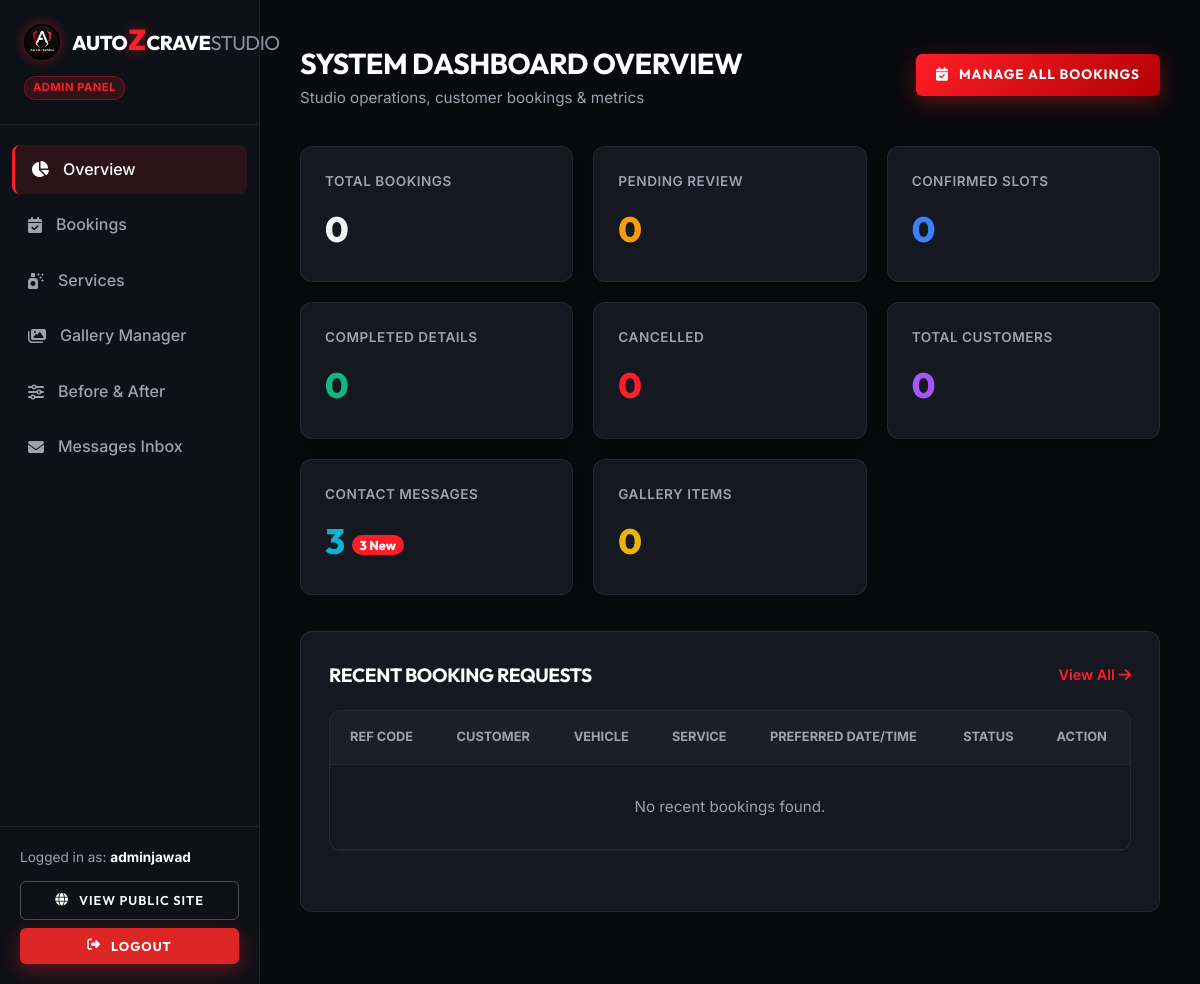
Page /admin/ (signed in) on the earlier database version.
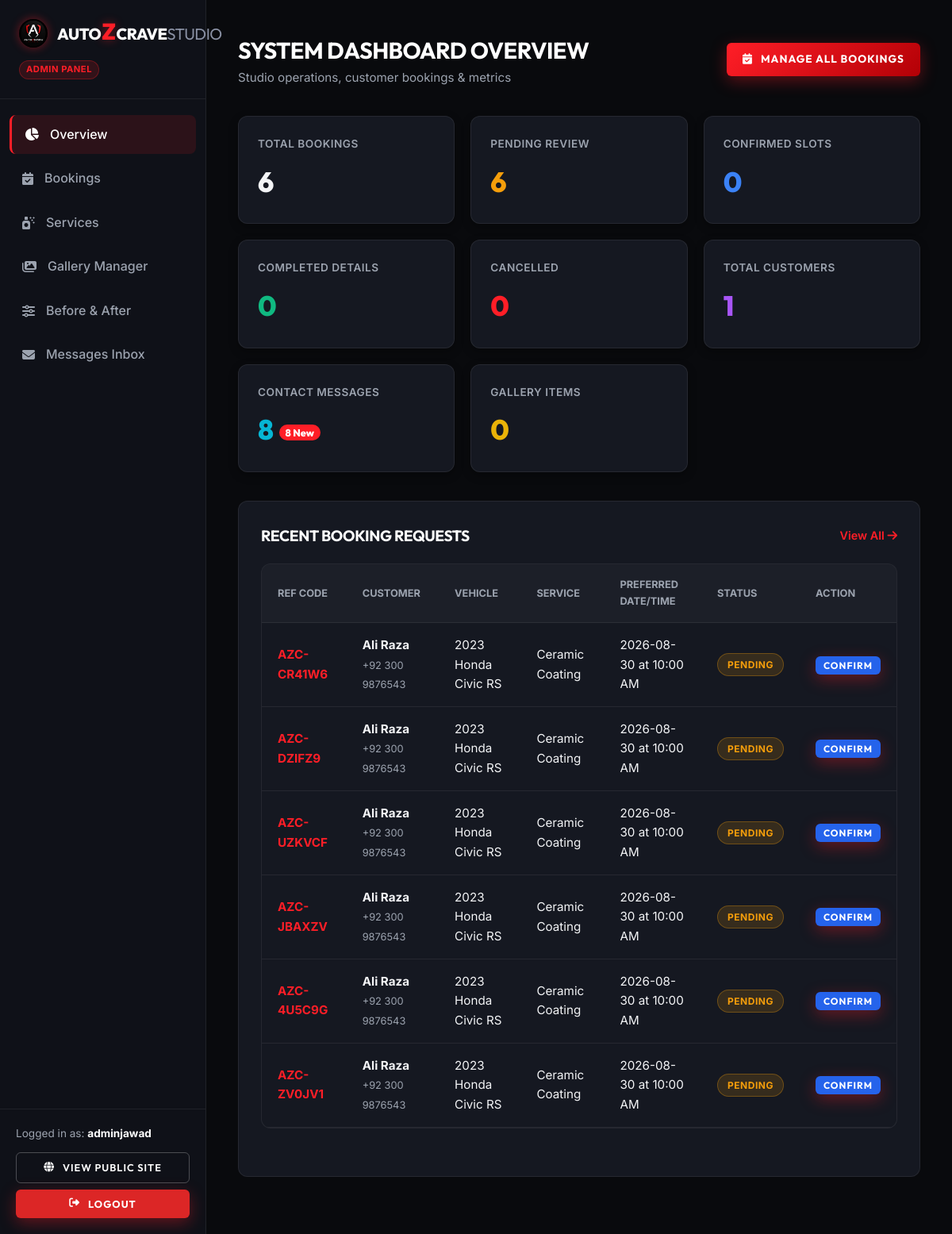
Same page on the later database version.
### models/user.py (models this page shows, shortened)
class User(UserMixin, db.Model):
    __tablename__ = 'users'
    id = db.Column(db.Integer, primary_key=True)
    name = db.Column(db.String(100), nullable=False)
    email = db.Column(db.String(120), unique=True, nullable=False, index=True)
    password_hash = db.Column(db.String(256), nullable=False)
    role = db.Column(db.String(20), nullable=False, default='customer')  # 'admin' or 'customer'
    created_at = db.Column(db.DateTime, default=datetime.utcnow)
    def is_admin(self):
        return self.role == 'admin'

### models/booking.py (models this page shows, shortened)
class Booking(db.Model):
    __tablename__ = 'bookings'
    id = db.Column(db.Integer, primary_key=True)
    reference_code = db.Column(db.String(20), unique=True, nullable=False, default=generate_booking_ref, index=True)
    customer_name = db.Column(db.String(100), nullable=False)
    customer_email = db.Column(db.String(120), nullable=False)
    customer_phone = db.Column(db.String(30), nullable=False)
    vehicle_make = db.Column(db.String(50), nullable=False)
    vehicle_model = db.Column(db.String(50), nullable=False)
    vehicle_year = db.Column(db.String(10), nullable=False)
    service_id = db.Column(db.Integer, db.ForeignKey('services.id'), nullable=False)
    preferred_date = db.Column(db.String(20), nullable=False)
    preferred_time = db.Column(db.String(20), nullable=False)
    additional_notes = db.Column(db.Text, nullable=True)
    status = db.Column(db.String(20), default='Pending', nullable=False)  # Pending, Confirmed, Completed, Cancelled
    created_at = db.Column(db.DateTime, default=datetime.utcnow)

### models/service.py (models this page shows, shortened)
class Service(db.Model):
    __tablename__ = 'services'
    id = db.Column(db.Integer, primary_key=True)
    name = db.Column(db.String(100), nullable=False)
    description = db.Column(db.Text, nullable=False)
    price = db.Column(db.String(50), nullable=True)  # e.g., "PKR 45,000" or "Starting PKR 30,000"
    duration = db.Column(db.String(50), nullable=True)  # e.g., "1 - 2 Days"
    image = db.Column(db.String(255), nullable=True)
    is_active = db.Column(db.Boolean, default=True, nullable=False)
    created_at = db.Column(db.DateTime, default=datetime.utcnow)
    bookings = db.relationship('Booking', backref='service', lazy=True, cascade='all, delete-orphan')

### routes/admin.py (the view)
@admin_bp.route('/')
@admin_required
def dashboard():
    total_bookings = Booking.query.count()
    pending_bookings = Booking.query.filter_by(status='Pending').count()
    confirmed_bookings = Booking.query.filter_by(status='Confirmed').count()
    completed_bookings = Booking.query.filter_by(status='Completed').count()
    cancelled_bookings = Booking.query.filter_by(status='Cancelled').count()
    total_messages = ContactMessage.query.count()
    unread_messages = ContactMessage.query.filter_by(status='Unread').count()
    total_gallery = GalleryItem.query.count()
    unique_customers = db.session.query(Booking.customer_email).distinct().count()
    recent_bookings = Booking.query.order_by(Booking.created_at.desc()).limit(8).all()
    recent_messages = ContactMessage.query.order_by(ContactMessage.created_at.desc()).limit(5).all()
    return render_template('admin/dashboard.html',
                           total_bookings=total_bookings,
                           pending_bookings=pending_bookings,
                           confirmed_bookings=confirmed_bookings,
                           completed_bookings=completed_bookings,
                           cancelled_bookings=cancelled_bookings,
                           total_messages=total_messages,
                           unread_messages=unread_messages,
                           total_gallery=total_gallery,
                           unique_customers=unique_customers,
                           recent_bookings=recent_bookings,
                           recent_messages=recent_messages)

### routes/admin.py (called while the page is built)
def admin_required(f):
    @wraps(f)
    @login_required
    def decorated_function(*args, **kwargs):
        if not current_user.is_admin():
            flash('Admin authorization required.', 'error')
            return redirect(url_for('auth.login'))
        return f(*args, **kwargs)
    return decorated_function

### templates/admin/dashboard.html (shortened to what this page needs)
{% extends "admin/base_admin.html" %}
{% block content %}
<div class="admin-header">
    <div>
        <h1 class="admin-page-title">SYSTEM DASHBOARD OVERVIEW</h1>
        <p style="color: var(--admin-muted); font-size: 0.95rem;">Studio operations, customer bookings & metrics</p>
    </div>
    <a href="{{ url_for('admin.bookings') }}" class="btn-primary" style="font-size: 0.85rem; padding: 10px 20px;">
        <i class="fa-solid fa-calendar-check"></i> MANAGE ALL BOOKINGS
    </a>
</div>
<div class="stats-grid">
    <div class="stat-card">
        <span class="stat-label">Total Bookings</span>
        <div class="stat-value">{{ total_bookings }}</div>
    </div>
    <div class="stat-card">
        <span class="stat-label">Pending Review</span>
        <div class="stat-value pending">{{ pending_bookings }}</div>
    </div>
    <div class="stat-card">
        <span class="stat-label">Confirmed Slots</span>
        <div class="stat-value confirmed">{{ confirmed_bookings }}</div>
    </div>
    <div class="stat-card">
        <span class="stat-label">Completed Details</span>
        <div class="stat-value completed">{{ completed_bookings }}</div>
    </div>
    <div class="stat-card">
        <span class="stat-label">Cancelled</span>
        <div class="stat-value cancelled">{{ cancelled_bookings }}</div>
    </div>
    <div class="stat-card">
        <span class="stat-label">Total Customers</span>
        <div class="stat-value" style="color: #a855f7;">{{ unique_customers }}</div>
    </div>
    <div class="stat-card">
        <span class="stat-label">Contact Messages</span>
        <div class="stat-value" style="color: #06b6d4;">{{ total_messages }} {% if unread_messages %}<span style="font-size: 0.8rem; background: var(--admin-red); color:#fff; padding:2px 8px; border-radius:50px; vertical-align:middle;">{{ unread_messages }} New</span>{% endif %}</div>
    </div>
    <div class="stat-card">
        <span class="stat-label">Gallery Items</span>
        <div class="stat-value" style="color: #eab308;">{{ total_gallery }}</div>
    </div>
</div>
<div class="admin-card-box">
    <div style="display: flex; justify-content: space-between; align-items: center; margin-bottom: 20px;">
        <h3 style="font-size: 1.2rem; text-transform: uppercase;">Recent Booking Requests</h3>
        <a href="{{ url_for('admin.bookings') }}" style="color: var(--admin-red); font-weight: 600; font-size: 0.9rem;">View All <i class="fa-solid fa-arrow-right"></i></a>
    </div>
    <div class="admin-table-container">
        <table class="admin-table">
            <thead>
                <tr>
                    <th>REF CODE</th>
                    <th>CUSTOMER</th>
                    <th>VEHICLE</th>
                    <th>SERVICE</th>
                    <th>PREFERRED DATE/TIME</th>
                    <th>STATUS</th>
                    <th>ACTION</th>
                </tr>
            </thead>
            <tbody>
                {% for b in recent_bookings %}
                <tr>
                    <td style="font-weight: 700; color: var(--admin-red);">{{ b.reference_code }}</td>
                    <td>
                        <strong style="display:block;">{{ b.customer_name }}</strong>
                        <span style="font-size:0.8rem; color:var(--admin-muted);">{{ b.customer_phone }}</span>
                    </td>
                    <td>{{ b.vehicle_year }} {{ b.vehicle_make }} {{ b.vehicle_model }}</td>
                    <td>{{ b.service.name }}</td>
                    <td>{{ b.preferred_date }} at {{ b.preferred_time }}</td>
                    <td>
                        <span class="badge badge-{{ b.status.lower() }}">{{ b.status }}</span>
                    </td>
                    <td>
                        <form action="{{ url_for('admin.update_booking_status', booking_id=b.id) }}" method="POST" style="display:inline-flex; gap:4px;">
                            {% if b.status == 'Pending' %}
                            <button type="submit" name="status" value="Confirmed" class="btn-primary" style="padding: 4px 10px; font-size: 0.75rem; background: #2563eb;">Confirm</button>
                            {% elif b.status == 'Confirmed' %}
                            <button type="submit" name="status" value="Completed" class="btn-primary" style="padding: 4px 10px; font-size: 0.75rem; background: #059669;">Complete</button>
                            {% else %}
                            <a href="{{ url_for('admin.bookings') }}" style="font-size: 0.85rem; color: var(--admin-muted);">Manage</a>
                            {% endif %}
                        </form>
                    </td>
                </tr>
                {% else %}
                <tr>
                    <td colspan="7" style="text-align: center; color: var(--admin-muted); padding: 30px;">No recent bookings found.</td>
                </tr>
                {% endfor %}
            </tbody>
        </table>
    </div>
</div>
{% endblock %}

### templates/admin/base_admin.html (shortened to what this page needs)
<!DOCTYPE html>
<html lang="en">
<head>
    <link rel="stylesheet" href="https://cdnjs.cloudflare.com/ajax/libs/font-awesome/6.4.0/css/all.min.css">
    <link rel="stylesheet" href="{{ url_for('static', filename='css/style.css') }}">
    <link rel="stylesheet" href="{{ url_for('static', filename='css/admin.css') }}">
</head>
<body class="admin-body">
    <aside class="admin-sidebar">
        <div class="admin-sidebar-header">
            <a href="{{ url_for('admin.dashboard') }}" class="brand-logo" style="font-size: 1.25rem;">
                <img src="{{ url_for('static', filename='images/logo.jpg') }}" alt="AutozCraveStudio Logo" class="brand-logo-img" style="height: 36px;">
                <span>Auto<span class="z-red">Z</span>Crave<span class="studio-gray">Studio</span></span>
            </a>
            <span style="display:inline-block; font-size:0.7rem; color:var(--red-z); background:rgba(255,30,39,0.15); border:1px solid rgba(255,30,39,0.3); padding:2px 8px; border-radius:50px; font-weight:700; margin-top:8px; letter-spacing:0.5px;">ADMIN PANEL</span>
        </div>
        <nav class="admin-nav">
            <a href="{{ url_for('admin.dashboard') }}" class="admin-nav-item {% if request.endpoint == 'admin.dashboard' %}active{% endif %}">
                <i class="fa-solid fa-chart-pie"></i> Overview
            </a>
            <a href="{{ url_for('admin.bookings') }}" class="admin-nav-item {% if request.endpoint == 'admin.bookings' %}active{% endif %}">
                <i class="fa-solid fa-calendar-check"></i> Bookings
            </a>
            <a href="{{ url_for('admin.services') }}" class="admin-nav-item {% if request.endpoint == 'admin.services' %}active{% endif %}">
                <i class="fa-solid fa-spray-can-sparkles"></i> Services
            </a>
            <a href="{{ url_for('admin.gallery') }}" class="admin-nav-item {% if request.endpoint == 'admin.gallery' %}active{% endif %}">
                <i class="fa-solid fa-images"></i> Gallery Manager
            </a>
            <a href="{{ url_for('admin.before_after') }}" class="admin-nav-item {% if request.endpoint == 'admin.before_after' %}active{% endif %}">
                <i class="fa-solid fa-sliders"></i> Before & After
            </a>
            <a href="{{ url_for('admin.messages') }}" class="admin-nav-item {% if request.endpoint == 'admin.messages' %}active{% endif %}">
                <i class="fa-solid fa-envelope"></i> Messages Inbox
            </a>
        </nav>
        <div class="admin-sidebar-footer">
            <div style="font-size: 0.85rem; color: var(--admin-muted); margin-bottom: 12px;">
                Logged in as: <strong style="color:#fff;">{{ current_user.name }}</strong>
            </div>
            <a href="{{ url_for('main.index') }}" class="btn-outline" target="_blank" style="width: 100%; padding: 8px 14px; font-size: 0.8rem; margin-bottom: 8px;">
                <i class="fa-solid fa-globe"></i> View Public Site
            </a>
            <a href="{{ url_for('auth.logout') }}" class="btn-primary" style="width: 100%; padding: 8px 14px; font-size: 0.8rem; background: #dc2626;">
                <i class="fa-solid fa-right-from-bracket"></i> Logout
            </a>
        </div>
    </aside>
    <main class="admin-main">
        {% block content %}{% endblock %}
    </main>
</body>
</html>

### static/css/style.css (style rules this page uses)
:root { --bg-dark: #0a0b0e; --bg-surface: #11131a; --bg-card: rgba(20, 24, 34, 0.75); --bg-card-hover: rgba(28, 33, 46, 0.85); --border-color: rgba(255, 255, 255, 0.08); --border-accent: rgba(255, 30, 39, 0.4); --text-main: #ffffff; --text-muted: #9aa1b2; --text-subtle: #6c758d; --red-z: #ff1e27; --red-glow: rgba(255, 30, 39, 0.45); --red-gradient: linear-gradient(135deg, #ff1e27 0%, #b30006 100%); --font-heading: 'Outfit', 'Montserrat', -apple-system, sans-serif; --font-body: 'Inter', -apple-system, sans-serif; --radius-sm: 6px; --radius-md: 12px; --radius-lg: 20px; --transition: all 0.3s cubic-bezier(0.16, 1, 0.3, 1); }
*, *::before, *::after { box-sizing: border-box; margin: 0; padding: 0; }
html { scroll-behavior: smooth; font-size: 16px; }
body { background-color: var(--bg-dark); color: var(--text-main); font-family: var(--font-body); line-height: 1.6; overflow-x: hidden; min-height: 100vh; display: flex; flex-direction: column; }
h1, h2, h3, h4, h5, h6 { font-family: var(--font-heading); font-weight: 700; letter-spacing: -0.02em; color: var(--text-main); }
a { color: inherit; text-decoration: none; transition: var(--transition); }
img { max-width: 100%; height: auto; display: block; }
.brand-logo { font-family: var(--font-heading); font-size: 1.6rem; font-weight: 800; letter-spacing: -0.5px; text-transform: uppercase; color: #ffffff; display: inline-flex; align-items: center; gap: 12px; margin-right: 40px; }
.brand-logo-img { height: 44px; width: auto; border-radius: 50%; box-shadow: 0 0 12px var(--red-glow); transition: transform 0.3s ease; }
.brand-logo .z-red { color: var(--red-z); text-shadow: 0 0 12px var(--red-glow); font-size: 1.8rem; line-height: 1; margin: 0 1px; }
.brand-logo .studio-gray { color: #8a91a4; font-weight: 400; }
.btn-primary { display: inline-flex; align-items: center; justify-content: center; gap: 10px; background: var(--red-gradient); color: #ffffff; font-family: var(--font-heading); font-weight: 700; text-transform: uppercase; letter-spacing: 1px; padding: 14px 32px; border-radius: var(--radius-sm); border: none; cursor: pointer; box-shadow: 0 6px 20px rgba(255, 30, 39, 0.35); transition: var(--transition); }
.btn-outline { display: inline-flex; align-items: center; justify-content: center; gap: 10px; background: transparent; color: #ffffff; font-family: var(--font-heading); font-weight: 600; text-transform: uppercase; letter-spacing: 1px; padding: 13px 30px; border-radius: var(--radius-sm); border: 1px solid rgba(255, 255, 255, 0.25); cursor: pointer; transition: var(--transition); }

Differences in the rows shown:
added Booking: reference_code "AZC-CR41W6", customer_name "Ali Raza", customer_phone "+92 300 9876543", vehicle_year "2023", vehicle_make "Honda", vehicle_model "Civic RS", service.name "Ceramic Coating", preferred_date "2026-08-30", preferred_time "10:00 AM", status "PENDING", shows "CONFIRM"
added Booking: reference_code "AZC-DZIFZ9", customer_name "Ali Raza", customer_phone "+92 300 9876543", vehicle_year "2023", vehicle_make "Honda", vehicle_model "Civic RS", service.name "Ceramic Coating", preferred_date "2026-08-30", preferred_time "10:00 AM", status "PENDING", shows "CONFIRM"
added Booking: reference_code "AZC-UZKVCF", customer_name "Ali Raza", customer_phone "+92 300 9876543", vehicle_year "2023", vehicle_make "Honda", vehicle_model "Civic RS", service.name "Ceramic Coating", preferred_date "2026-08-30", preferred_time "10:00 AM", status "PENDING", shows "CONFIRM"
added Booking: reference_code "AZC-JBAXZV", customer_name "Ali Raza", customer_phone "+92 300 9876543", vehicle_year "2023", vehicle_make "Honda", vehicle_model "Civic RS", service.name "Ceramic Coating", preferred_date "2026-08-30", preferred_time "10:00 AM", status "PENDING", shows "CONFIRM"
added Booking: reference_code "AZC-4U5C9G", customer_name "Ali Raza", customer_phone "+92 300 9876543", vehicle_year "2023", vehicle_make "Honda", vehicle_model "Civic RS", service.name "Ceramic Coating", preferred_date "2026-08-30", preferred_time "10:00 AM", status "PENDING", shows "CONFIRM"
added Booking: reference_code "AZC-ZV0JV1", customer_name "Ali Raza", customer_phone "+92 300 9876543", vehicle_year "2023", vehicle_make "Honda", vehicle_model "Civic RS", service.name "Ceramic Coating", preferred_date "2026-08-30", preferred_time "10:00 AM", status "PENDING", shows "CONFIRM"
Other differences:
{{ total_bookings }}: "0" → "6"
{{ pending_bookings }}: "0" → "6"
{{ unique_customers }}: "0" → "1"
{{ total_messages }}: "3" → "8"
{{ unread_messages }}: "3" → "8"
text no longer shown: "No recent bookings found."
